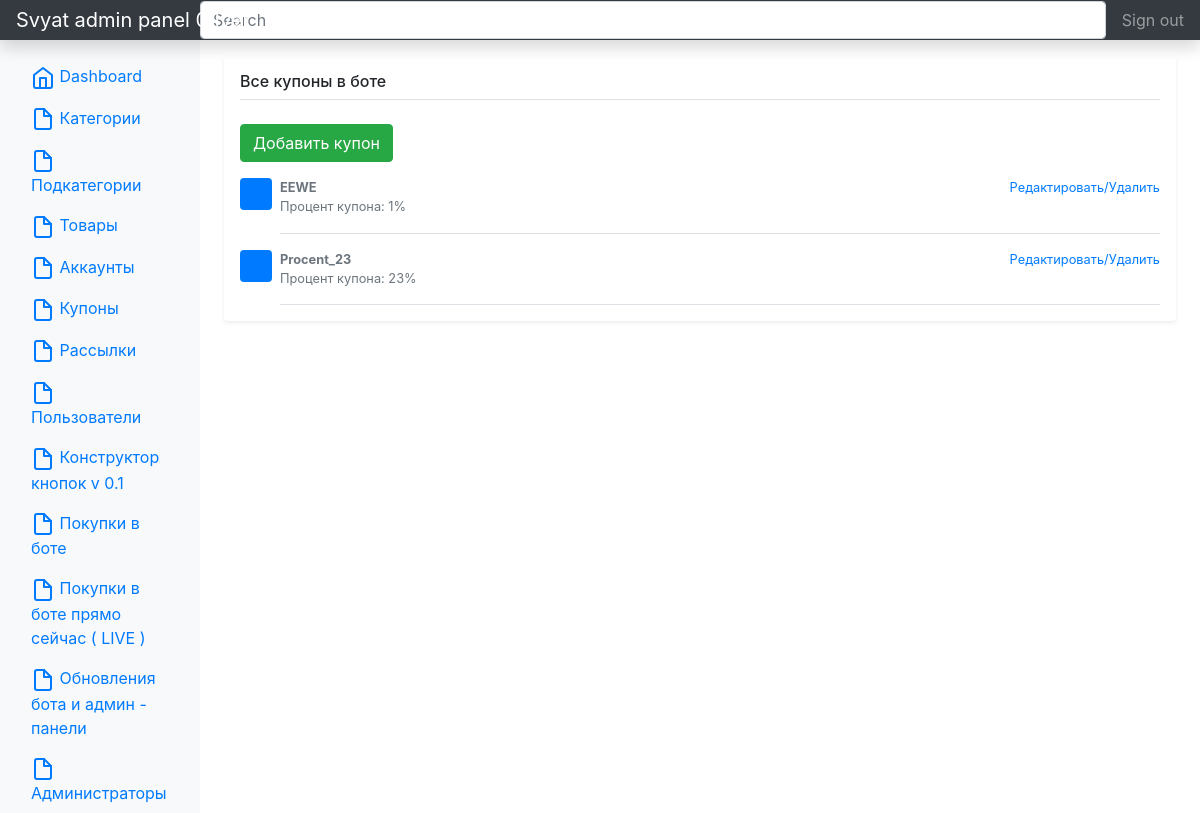
Page /admin/coupone (signed in) on the committed database.
### app.py (models this page shows, shortened)
class Coupone(db.Model):
    id = db.Column(db.Integer, primary_key=True)
    name_coupone = db.Column(db.String(100), nullable=False)
    procent = db.Column(db.Integer, nullable=False)

### app.py (the view)
@app.route('/admin/coupone')
@login_required
def adminCoupones():
    coupones = Coupone.query.all()
    return render_template("coupone.html", coupones=coupones)

### app.py (called while the page is built)
@manager.user_loader
def load_user(user_id):
    return AdminUser.query.get(user_id)

@app.after_request
def redirect_to_signin(response):
    if response.status_code == 401:
        return redirect(url_for('login_page'))
    return response

### templates/coupone.html (shortened to what this page needs)
{% extends 'base.html' %}
{% block body %}
<div class="my-3 p-3 bg-white rounded shadow-sm">
    <h6 class="border-bottom border-gray pb-2 mb-0">Все купоны в боте</h6>
    <br>
    <a href="/admin/create-coupone"  class="btn btn-success">Добавить купон</a>
    <br>
    {% for el in coupones %}
    <div class="media text-muted pt-3">
      <svg class="bd-placeholder-img mr-2 rounded" width="32" height="32" xmlns="http://www.w3.org/2000/svg" preserveAspectRatio="xMidYMid slice" focusable="false" role="img" aria-label="Placeholder: 32x32"><title>Placeholder</title><rect width="100%" height="100%" fill="#007bff"></rect><text x="50%" y="50%" fill="#007bff" dy=".3em">32x32</text></svg>
      <div class="media-body pb-3 mb-0 small lh-125 border-bottom border-gray">
        <div class="d-flex justify-content-between align-items-center w-100">
          <strong class="text-gray-dark">{{ el.name_coupone }}</strong>
          <a href="/admin/coupone/{{ el.id }}/update">Редактировать/Удалить</a>
        </div>
        <span class="d-block">Процент купона: {{ el.procent }}%</span>
      </div>
    </div>
        {% endfor %}
    </div>
{% endblock %}

### rows in the picture
Coupone: name_coupone "EEWE", procent "1"
Coupone: name_coupone "Procent_23", procent "23"
